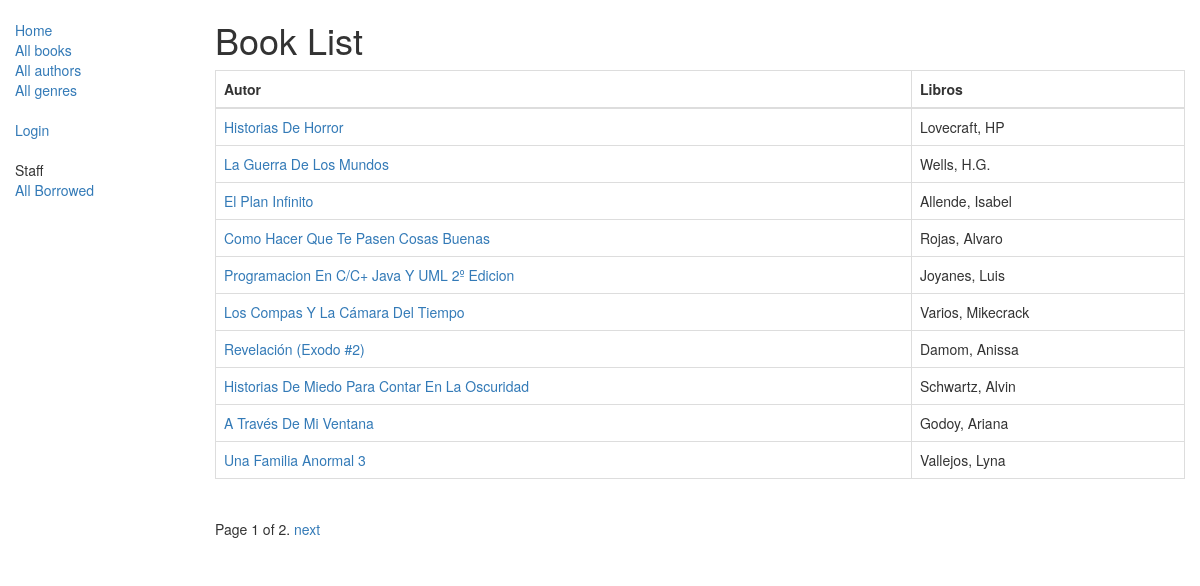
/catalog/books/, run on the app's committed database.
### catalog/models.py (models this page shows, shortened)
class Book(models.Model):
    title = models.CharField(max_length=200)
    author = models.ForeignKey('Author', on_delete=models.SET_NULL, null=True)
    summary = models.TextField(max_length=1000, help_text="Ingrese una breve descripción del libro")
    isbn = models.CharField('ISBN', max_length=13,
                            help_text='13 Caracteres <a href="https://www.isbn-international.org/content/what-isbn">ISBN number</a>')
    genre = models.ManyToManyField(Genre, help_text="Seleccione un genero para este libro")
    def get_absolute_url(self):
        return reverse('book-detail', args=[str(self.id)])
    def display_genre(self):
        """
        Creates a string for the Genre. This is required to display genre in Admin.
        """
        return ', '.join([genre.name for genre in self.genre.all()])
    display_genre.short_description = 'Genre'

class Author(models.Model):
    first_name = models.CharField(max_length=100)
    last_name = models.CharField(max_length=100)
    date_of_birth = models.DateField(null=True, blank=True)
    date_of_death = models.DateField('Died', null=True, blank=True)
    def __str__(self):
        return '%s, %s' % (self.last_name, self.first_name)

### catalog/views.py (the view)
class BookListView(generic.ListView):
    model = Book
    paginate_by = 10

### catalog/templates/catalog/book_list.html
{% extends "base_generic.html" %}
{% block content %}
    <h1>Book List</h1>
    {% if book_list %}
        <table class="table table-bordered">
            <thead>
            <tr>
                <th>Autor</th>
                <th>Libros</th>
            </tr>
            </thead>
            <tbody>
            {% for book in book_list %}
                <tr>
                    <td>
                        <a href="{{ book.get_absolute_url }}">{{ book.title }}</a></td>
                    <td>{{ book.author }}</td>
                </tr>
            {% endfor %}
            </tbody>
        </table>
    {% else %}
        <p>There are no books in the library.</p>
    {% endif %}
{% endblock %}

### catalog/templates/base_generic.html (shortened to what this page needs)
<!DOCTYPE html>
<html lang="en">
<head>
    <link rel="stylesheet" href="https://maxcdn.bootstrapcdn.com/bootstrap/3.3.7/css/bootstrap.min.css">
    {% load static %}
    <link rel="stylesheet" href="{% static 'css/styles.css' %}">
</head>
<body>
<div class="container-fluid">
    <div class="row">
        <div class="col-sm-2">
            {% block sidebar %}
                <ul class="sidebar-nav">
                    <li><a href="{% url 'index' %}">Home</a></li>
                    <li><a href="{% url 'books' %}">All books</a></li>
                    <li><a href="{% url 'authors' %}">All authors</a></li>
                    <li><a href="{% url 'genres' %}">All genres</a></li>
                </ul>
                <ul class="sidebar-nav">
                    {% if user.is_authenticated %}
                        <li>User: {{ user.get_username }}</li>
                        <li><a href="{% url 'my-borrowed' %}">My Borrowed</a></li>
                        <li><a href="{% url 'logout' %}?next={{ request.path }}">Logout</a></li>
                    {% else %}
                        <li><a href="{% url 'login' %}?next={{ request.path }}">Login</a></li>
                    {% endif %}
                </ul>
                <ul class="sidebar-nav">
                    <li>Staff</li>
                    <li><a href="{% url 'all-borrowed' %}">All Borrowed</a></li>
                </ul>
            {% endblock %}
        </div>
        <div class="col-sm-10 ">
            {% block content %}
            {% endblock %}
            {% block pagination %}
                {% if is_paginated %}
                    <div class="pagination">
          <span class="page-links">
              <span class="page-current">
                  Page {{ page_obj.number }} of {{ page_obj.paginator.num_pages }}.
              </span>
              {% if page_obj.has_next %}
                  <a href="{{ request.path }}?page={{ page_obj.next_page_number }}">next</a>
              {% endif %}
          </span>
                    </div>
                {% endif %}
            {% endblock %}
        </div>
    </div>
</div>
</body>
</html>

### catalog/templates/static/styles.css (style rules this page uses)
.sidebar-nav { margin-top: 20px; padding: 0; list-style: none; }

### data on the page
Book: title "Historias De Horror", author "Lovecraft, HP"
Book: title "La Guerra De Los Mundos", author "Wells, H.G."
Book: title "El Plan Infinito", author "Allende, Isabel"
Book: title "Como Hacer Que Te Pasen Cosas Buenas", author "Rojas, Alvaro"
Book: title "Programacion En C/C+ Java Y UML 2º Edicion", author "Joyanes, Luis"
Book: title "Los Compas Y La Cámara Del Tiempo", author "Varios, Mikecrack"
Book: title "Revelación (Exodo #2)", author "Damom, Anissa"
Book: title "Historias De Miedo Para Contar En La Oscuridad", author "Schwartz, Alvin"
Book: title "A Través De Mi Ventana", author "Godoy, Ariana"
Book: title "Una Familia Anormal 3", author "Vallejos, Lyna"

### other printed values
{{ page_obj.number }} "1"
{{ page_obj.paginator.num_pages }} "2"
